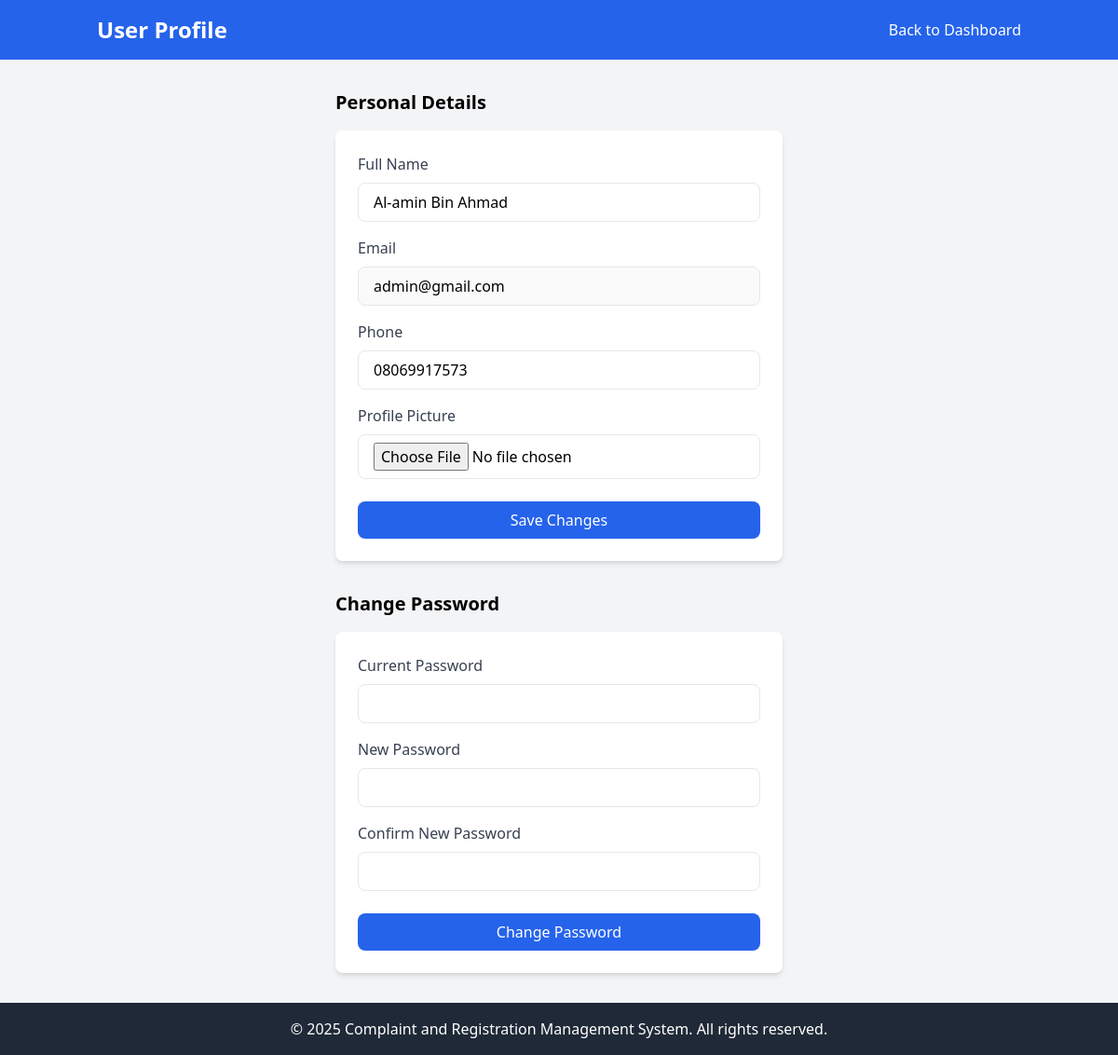
The page /user-profile/ (signed in) on the database its author committed.
### CRMSApp/models.py (models this page shows, shortened)
class AuthModel(AbstractUser):
    full_name = models.CharField(max_length=100, blank=True)
    email = models.EmailField(max_length=200, blank=True, unique=True)
    phone_number = models.CharField(max_length=20, blank=True)
    profile_img = models.ImageField(upload_to='profile/', blank=True)
    role = models.CharField(max_length=20, blank=True)
    username = models.CharField(max_length=100, blank=True, unique=True)
    USERNAME_FIELD = 'username'
    REQUIRED_FIELDS = []

### CRMSApp/views.py (the view)
# urls.py: path("user-profile/", views.user_profile, name="user-profile"),
def user_profile(request):
    profile = request.user
    context = {
        "profile": profile
    }
    return render(request, "USER/profile.html", context)

### templates/USER/profile.html (shortened to what this page needs)
{% load static %}
<!DOCTYPE html>
<html lang="en">
<head>
    {% include "toast/toast.html" %}
    <link rel="stylesheet" href="{% static 'css/loader.css' %}">
    <script src="https://cdn.tailwindcss.com"></script>
</head>
<body class="bg-gray-100 font-sans">
    <header class="bg-blue-600 text-white py-4">
        <div class="container mx-auto px-4 flex justify-between items-center">
            <h1 class="text-2xl font-bold">User Profile</h1>
            <a href="/user-dash/" class="text-white hover:underline">Back to Dashboard</a>
        </div>
    </header>
    <main class="container mx-auto px-4 py-8 max-w-lg">
        <section class="mb-8">
            <h2 class="text-xl font-semibold mb-4">Personal Details</h2>
            <div class="bg-white p-6 rounded-lg shadow-md">
                <form id="profile" method="POST">
                    <div>
                        <div class="mb-4">
                            <label for="fullName" class="block text-gray-700 font-medium mb-2">Full Name</label>
                            <input type="text" id="fullName" name="full_name" value="{{profile.full_name}}" class="w-full px-4 py-2 border rounded-lg focus:outline-none focus:ring-2 focus:ring-blue-600">
                        </div>
                        <div class="mb-4">
                            <label for="email" class="block text-gray-700 font-medium mb-2">Email</label>
                            <input type="email" id="email" name="email" value="{{profile.email}}" class="w-full px-4 py-2 border rounded-lg focus:outline-none focus:ring-2 focus:ring-blue-600" disabled>
                        </div>
                        <div class="mb-4">
                            <label for="phone" class="block text-gray-700 font-medium mb-2">Phone</label>
                            <input type="tel" id="phone" name="phone_number" value="{{profile.phone_number}}" class="w-full px-4 py-2 border rounded-lg focus:outline-none focus:ring-2 focus:ring-blue-600">
                        </div>
                        <div class="mb-6">
                            <label for="profilePicture" class="block text-gray-700 font-medium mb-2">Profile Picture</label>
                            <div class="flex items-center space-x-4">
                                <input type="file" id="profilePicture" name="profilePicture" accept="image/*" class="w-full px-4 py-2 border rounded-lg focus:outline-none focus:ring-2 focus:ring-blue-600">
                            </div>
                        </div>
                        <button type="submit" class="w-full bg-blue-600 text-white px-4 py-2 rounded-lg hover:bg-blue-700 transition">Save Changes</button>
                    </div>
                </form>
            </div>
        </section>
        <section>
            <form id="passwordUpdate" method="POST">
                <h2 class="text-xl font-semibold mb-4">Change Password</h2>
                <div class="bg-white p-6 rounded-lg shadow-md">
                    <div>
                        <div class="mb-4">
                            <label for="currentPassword" class="block text-gray-700 font-medium mb-2">Current Password</label>
                            <input type="password" id="currentPassword" name="old_password" class="w-full px-4 py-2 border rounded-lg focus:outline-none focus:ring-2 focus:ring-blue-600" required>
                        </div>
                        <div class="mb-4">
                            <label for="newPassword" class="block text-gray-700 font-medium mb-2">New Password</label>
                            <input type="password" id="newPassword" name="new_password" class="w-full px-4 py-2 border rounded-lg focus:outline-none focus:ring-2 focus:ring-blue-600" required>
                        </div>
                        <div class="mb-6">
                            <label for="confirmNewPassword" class="block text-gray-700 font-medium mb-2">Confirm New Password</label>
                            <input type="password" id="confirmNewPassword" name="confirm_password" class="w-full px-4 py-2 border rounded-lg focus:outline-none focus:ring-2 focus:ring-blue-600" required>
                        </div>
                        <button type="submit" class="w-full bg-blue-600 text-white px-4 py-2 rounded-lg hover:bg-blue-700 transition">Change Password</button>
                    </div>
                </div>
            </form>
        </section>
    </main>
    <footer class="bg-gray-800 text-white py-4">
        <div class="container mx-auto px-4 text-center">
            <p>&copy; 2025 Complaint and Registration Management System. All rights reserved.</p>
        </div>
    </footer>
</body>
</html>

### rows shown on the page
AuthModel: full_name "Al-amin Bin Ahmad", email "admin@gmail.com", phone_number "08069917573"
